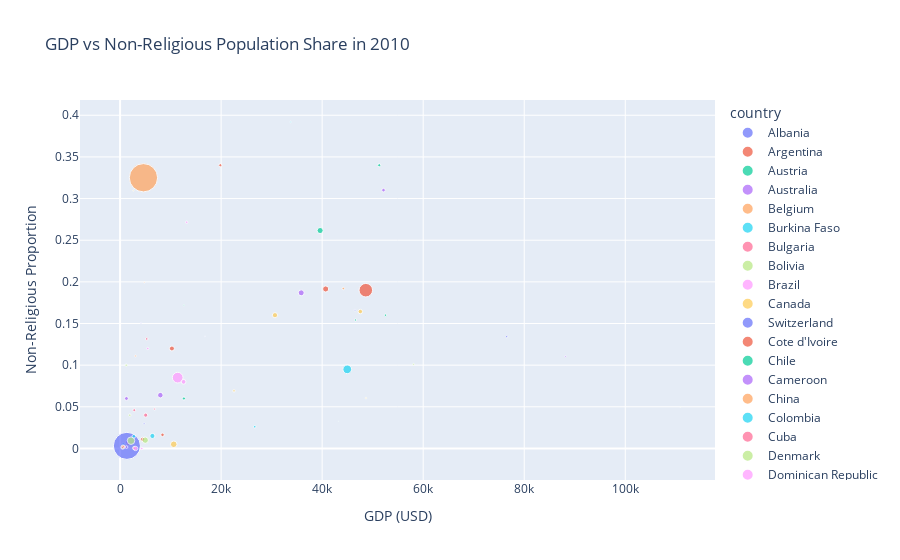

Notebook code cell kept with this figure:
### Code cell
# Plot 4: Scatter Plot of GDP vs Non-Religious Population in 2010 (unchanged)
df_2010 = df[df['year'] == 2010][['country', 'gdp', 'nonrelig', 'population']]
fig4 = px.scatter(
    df_2010,
    x='gdp',
    y='nonrelig',
    color='country',
    size='population',
    title='GDP vs Non-Religious Population Share in 2010',
    labels={'gdp': 'GDP (USD)', 'nonrelig': 'Non-Religious Proportion'},
    hover_data=['country', 'population']
)
fig4.update_layout(xaxis_title='GDP (USD)', yaxis_title='Non-Religious Proportion')

### Figure 1 — Plotly figure (JSON) as saved in the notebook; plotly's stock layout.template omitted (floating-point values rounded to 4 significant figures)
{"data": [{"customdata": [["Albania", 2945427]], "hovertemplate": "country=%{customdata[0]}<br>GDP (USD)=%{x}<br>Non-Religious Proportion=%{y}<br>population=%{customdata[1]}<extra></extra>", "legendgroup": "Albania", "marker": {"color": "#636efa", "size": [2945427], "sizemode": "area", "sizeref": 3368000.0, "symbol": "circle"}, "mode": "markers", "name": "Albania", "orientation": "v", "showlegend": true, "type": "scatter", "x": [4149.0], "xaxis": "x", "y": [0.1507], "yaxis": "y"}, {"customdata": [["Argentina", 41070538]], "hovertemplate": "country=%{customdata[0]}<br>GDP (USD)=%{x}<br>Non-Religious Proportion=%{y}<br>population=%{customdata[1]}<extra></extra>", "legendgroup": "Argentina", "marker": {"color": "#EF553B", "size": [41070538], "sizemode": "area", "sizeref": 3368000.0, "symbol": "circle"}, "mode": "markers", "name": "Argentina", "orientation": "v", "showlegend": true, "type": "scatter", "x": [10260.0], "xaxis": "x", "y": [0.12], "yaxis": "y"}, {"customdata": [["Austria", 8353362]], "hovertemplate": "country=%{customdata[0]}<br>GDP (USD)=%{x}<br>Non-Religious Proportion=%{y}<br>population=%{customdata[1]}<extra></extra>", "legendgroup": "Austria", "marker": {"color": "#00cc96", "size": [8353362], "sizemode": "area", "sizeref": 3368000.0, "symbol": "circle"}, "mode": "markers", "name": "Austria", "orientation": "v", "showlegend": true, "type": "scatter", "x": [46610.0], "xaxis": "x", "y": [0.1542], "yaxis": "y"}, {"customdata": [["Australia", 21979301]], "hovertemplate": "country=%{customdata[0]}<br>GDP (USD)=%{x}<br>Non-Religious Proportion=%{y}<br>population=%{customdata[1]}<extra></extra>", "legendgroup": "Australia", "marker": {"color": "#ab63fa", "size": [21979301], "sizemode": "area", "sizeref": 3368000.0, "symbol": "circle"}, "mode": "markers", "name": "Australia", "orientation": "v", "showlegend": true, "type": "scatter", "x": [52140.0], "xaxis": "x", "y": [0.3101], "yaxis": "y"}, {"customdata": [["Belgium", 10872318]], "hovertemplate": "country=%{customdata[0]}<br>GDP (USD)=%{x}<br>Non-Religious Proportion=%{y}<br>population=%{customdata[1]}<extra></extra>", "legendgroup": "Belgium", "marker": {"color": "#FFA15A", "size": [10872318], "sizemode": "area", "sizeref": 3368000.0, "symbol": "circle"}, "mode": "markers", "name": "Belgium", "orientation": "v", "showlegend": true, "type": "scatter", "x": [44200.0], "xaxis": "x", "y": [0.192], "yaxis": "y"}, {"customdata": [["Burkina Faso", 15939786]], "hovertemplate": "country=%{customdata[0]}<br>GDP (USD)=%{x}<br>Non-Religious Proportion=%{y}<br>population=%{customdata[1]}<extra></extra>", "legendgroup": "Burkina Faso", "marker": {"color": "#19d3f3", "size": [15939786], "sizemode": "area", "sizeref": 3368000.0, "symbol": "circle"}, "mode": "markers", "name": "Burkina Faso", "orientation": "v", "showlegend": true, "type": "scatter", "x": [625.0], "xaxis": "x", "y": [0.005017], "yaxis": "y"}, {"customdata": [["Bulgaria", 7465187]], "hovertemplate": "country=%{customdata[0]}<br>GDP (USD)=%{x}<br>Non-Religious Proportion=%{y}<br>population=%{customdata[1]}<extra></extra>", "legendgroup": "Bulgaria", "marker": {"color": "#FF6692", "size": [7465187], "sizemode": "area", "sizeref": 3368000.0, "symbol": "circle"}, "mode": "markers", "name": "Bulgaria", "orientation": "v", "showlegend": true, "type": "scatter", "x": [6854.0], "xaxis": "x", "y": [0.04728], "yaxis": "y"}, {"customdata": [["Bolivia", 10099120]], "hovertemplate": "country=%{customdata[0]}<br>GDP (USD)=%{x}<br>Non-Religious Proportion=%{y}<br>population=%{customdata[1]}<extra></extra>", "legendgroup": "Bolivia", "marker": {"color": "#B6E880", "size": [10099120], "sizemode": "area", "sizeref": 3368000.0, "symbol": "circle"}, "mode": "markers", "name": "Bolivia", "orientation": "v", "showlegend": true, "type": "scatter", "x": [1930.0], "xaxis": "x", "y": [0.04], "yaxis": "y"}, {"customdata": [["Brazil", 192909069]], "hovertemplate": "country=%{customdata[0]}<br>GDP (USD)=%{x}<br>Non-Religious Proportion=%{y}<br>population=%{customdata[1]}<extra></extra>", "legendgroup": "Brazil", "marker": {"color": "#FF97FF", "size": [192909069], "sizemode": "area", "sizeref": 3368000.0, "symbol": "circle"}, "mode": "markers", "name": "Brazil", "orientation": "v", "showlegend": true, "type": "scatter", "x": [11400.0], "xaxis": "x", "y": [0.085], "yaxis": "y"}, {"customdata": [["Canada", 34017435]], "hovertemplate": "country=%{customdata[0]}<br>GDP (USD)=%{x}<br>Non-Religious Proportion=%{y}<br>population=%{customdata[1]}<extra></extra>", "legendgroup": "Canada", "marker": {"color": "#FECB52", "size": [34017435], "sizemode": "area", "sizeref": 3368000.0, "symbol": "circle"}, "mode": "markers", "name": "Canada", "orientation": "v", "showlegend": true, "type": "scatter", "x": [47560.0], "xaxis": "x", "y": [0.1643], "yaxis": "y"}, {"customdata": [["Switzerland", 7779430]], "hovertemplate": "country=%{customdata[0]}<br>GDP (USD)=%{x}<br>Non-Religious Proportion=%{y}<br>population=%{customdata[1]}<extra></extra>", "legendgroup": "Switzerland", "marker": {"color": "#636efa", "size": [7779430], "sizemode": "area", "sizeref": 3368000.0, "symbol": "circle"}, "mode": "markers", "name": "Switzerland", "orientation": "v", "showlegend": true, "type": "scatter", "x": [76530.0], "xaxis": "x", "y": [0.1342], "yaxis": "y"}, {"customdata": [["Cote d'Ivoire", 22241144]], "hovertemplate": "country=%{customdata[0]}<br>GDP (USD)=%{x}<br>Non-Religious Proportion=%{y}<br>population=%{customdata[1]}<extra></extra>", "legendgroup": "Cote d'Ivoire", "marker": {"color": "#EF553B", "size": [22241144], "sizemode": "area", "sizeref": 3368000.0, "symbol": "circle"}, "mode": "markers", "name": "Cote d'Ivoire", "orientation": "v", "showlegend": true, "type": "scatter", "x": [1554.0], "xaxis": "x", "y": [0.005791], "yaxis": "y"}, {"customdata": [["Chile", 17095677]], "hovertemplate": "country=%{customdata[0]}<br>GDP (USD)=%{x}<br>Non-Religious Proportion=%{y}<br>population=%{customdata[1]}<extra></extra>", "legendgroup": "Chile", "marker": {"color": "#00cc96", "size": [17095677], "sizemode": "area", "sizeref": 3368000.0, "symbol": "circle"}, "mode": "markers", "name": "Chile", "orientation": "v", "showlegend": true, "type": "scatter", "x": [12630.0], "xaxis": "x", "y": [0.06], "yaxis": "y"}, {"customdata": [["Cameroon", 19387794]], "hovertemplate": "country=%{customdata[0]}<br>GDP (USD)=%{x}<br>Non-Religious Proportion=%{y}<br>population=%{customdata[1]}<extra></extra>", "legendgroup": "Cameroon", "marker": {"color": "#ab63fa", "size": [19387794], "sizemode": "area", "sizeref": 3368000.0, "symbol": "circle"}, "mode": "markers", "name": "Cameroon", "orientation": "v", "showlegend": true, "type": "scatter", "x": [1399.0], "xaxis": "x", "y": [0.00728], "yaxis": "y"}, {"customdata": [["China", 1347091795]], "hovertemplate": "country=%{customdata[0]}<br>GDP (USD)=%{x}<br>Non-Religious Proportion=%{y}<br>population=%{customdata[1]}<extra></extra>", "legendgroup": "China", "marker": {"color": "#FFA15A", "size": [1347091795], "sizemode": "area", "sizeref": 3368000.0, "symbol": "circle"}, "mode": "markers", "name": "China", "orientation": "v", "showlegend": true, "type": "scatter", "x": [4629.0], "xaxis": "x", "y": [0.325], "yaxis": "y"}, {"customdata": [["Colombia", 44527597]], "hovertemplate": "country=%{customdata[0]}<br>GDP (USD)=%{x}<br>Non-Religious Proportion=%{y}<br>population=%{customdata[1]}<extra></extra>", "legendgroup": "Colombia", "marker": {"color": "#19d3f3", "size": [44527597], "sizemode": "area", "sizeref": 3368000.0, "symbol": "circle"}, "mode": "markers", "name": "Colombia", "orientation": "v", "showlegend": true, "type": "scatter", "x": [6398.0], "xaxis": "x", "y": [0.015], "yaxis": "y"}, {"customdata": [["Cuba", 11295965]], "hovertemplate": "country=%{customdata[0]}<br>GDP (USD)=%{x}<br>Non-Religious Proportion=%{y}<br>population=%{customdata[1]}<extra></extra>", "legendgroup": "Cuba", "marker": {"color": "#FF6692", "size": [11295965], "sizemode": "area", "sizeref": 3368000.0, "symbol": "circle"}, "mode": "markers", "name": "Cuba", "orientation": "v", "showlegend": true, "type": "scatter", "x": [5272.0], "xaxis": "x", "y": [0.1315], "yaxis": "y"}, {"customdata": [["Denmark", 5534803]], "hovertemplate": "country=%{customdata[0]}<br>GDP (USD)=%{x}<br>Non-Religious Proportion=%{y}<br>population=%{customdata[1]}<extra></extra>", "legendgroup": "Denmark", "marker": {"color": "#B6E880", "size": [5534803], "sizemode": "area", "sizeref": 3368000.0, "symbol": "circle"}, "mode": "markers", "name": "Denmark", "orientation": "v", "showlegend": true, "type": "scatter", "x": [58100.0], "xaxis": "x", "y": [0.1011], "yaxis": "y"}, {"customdata": [["Dominican Republic", 9757427]], "hovertemplate": "country=%{customdata[0]}<br>GDP (USD)=%{x}<br>Non-Religious Proportion=%{y}<br>population=%{customdata[1]}<extra></extra>", "legendgroup": "Dominican Republic", "marker": {"color": "#FF97FF", "size": [9757427], "sizemode": "area", "sizeref": 3368000.0, "symbol": "circle"}, "mode": "markers", "name": "Dominican Republic", "orientation": "v", "showlegend": true, "type": "scatter", "x": [5479.0], "xaxis": "x", "y": [0.12], "yaxis": "y"}, {"customdata": [["Spain", 46754555]], "hovertemplate": "country=%{customdata[0]}<br>GDP (USD)=%{x}<br>Non-Religious Proportion=%{y}<br>population=%{customdata[1]}<extra></extra>", "legendgroup": "Spain", "marker": {"color": "#FECB52", "size": [46754555], "sizemode": "area", "sizeref": 3368000.0, "symbol": "circle"}, "mode": "markers", "name": "Spain", "orientation": "v", "showlegend": true, "type": "scatter", "x": [30660.0], "xaxis": "x", "y": [0.16], "yaxis": "y"}, {"customdata": [["Finland", 5351435]], "hovertemplate": "country=%{customdata[0]}<br>GDP (USD)=%{x}<br>Non-Religious Proportion=%{y}<br>population=%{customdata[1]}<extra></extra>", "legendgroup": "Finland", "marker": {"color": "#636efa", "size": [5351435], "sizemode": "area", "sizeref": 3368000.0, "symbol": "circle"}, "mode": "markers", "name": "Finland", "orientation": "v", "showlegend": true, "type": "scatter", "x": [46510.0], "xaxis": "x", "y": [0.166], "yaxis": "y"}, {"customdata": [["France", 63262065]], "hovertemplate": "country=%{customdata[0]}<br>GDP (USD)=%{x}<br>Non-Religious Proportion=%{y}<br>population=%{customdata[1]}<extra></extra>", "legendgroup": "France", "marker": {"color": "#EF553B", "size": [63262065], "sizemode": "area", "sizeref": 3368000.0, "symbol": "circle"}, "mode": "markers", "name": "France", "orientation": "v", "showlegend": true, "type": "scatter", "x": [40690.0], "xaxis": "x", "y": [0.1915], "yaxis": "y"}, {"customdata": [["United Kingdom", 62746896]], "hovertemplate": "country=%{customdata[0]}<br>GDP (USD)=%{x}<br>Non-Religious Proportion=%{y}<br>population=%{customdata[1]}<extra></extra>", "legendgroup": "United Kingdom", "marker": {"color": "#00cc96", "size": [62746896], "sizemode": "area", "sizeref": 3368000.0, "symbol": "circle"}, "mode": "markers", "name": "United Kingdom", "orientation": "v", "showlegend": true, "type": "scatter", "x": [39600.0], "xaxis": "x", "y": [0.2616], "yaxis": "y"}, {"customdata": [["Ghana", 25170290]], "hovertemplate": "country=%{customdata[0]}<br>GDP (USD)=%{x}<br>Non-Religious Proportion=%{y}<br>population=%{customdata[1]}<extra></extra>", "legendgroup": "Ghana", "marker": {"color": "#ab63fa", "size": [25170290], "sizemode": "area", "sizeref": 3368000.0, "symbol": "circle"}, "mode": "markers", "name": "Ghana", "orientation": "v", "showlegend": true, "type": "scatter", "x": [1264.0], "xaxis": "x", "y": [0.06], "yaxis": "y"}, {"customdata": [["Guinea", 10267492]], "hovertemplate": "country=%{customdata[0]}<br>GDP (USD)=%{x}<br>Non-Religious Proportion=%{y}<br>population=%{customdata[1]}<extra></extra>", "legendgroup": "Guinea", "marker": {"color": "#FFA15A", "size": [10267492], "sizemode": "area", "sizeref": 3368000.0, "symbol": "circle"}, "mode": "markers", "name": "Guinea", "orientation": "v", "showlegend": true, "type": "scatter", "x": [659.2], "xaxis": "x", "y": [0.001881], "yaxis": "y"}, {"customdata": [["Greece", 11121452]], "hovertemplate": "country=%{customdata[0]}<br>GDP (USD)=%{x}<br>Non-Religious Proportion=%{y}<br>population=%{customdata[1]}<extra></extra>", "legendgroup": "Greece", "marker": {"color": "#19d3f3", "size": [11121452], "sizemode": "area", "sizeref": 3368000.0, "symbol": "circle"}, "mode": "markers", "name": "Greece", "orientation": "v", "showlegend": true, "type": "scatter", "x": [26650.0], "xaxis": "x", "y": [0.02606], "yaxis": "y"}, {"customdata": [["Guatemala", 14355748]], "hovertemplate": "country=%{customdata[0]}<br>GDP (USD)=%{x}<br>Non-Religious Proportion=%{y}<br>population=%{customdata[1]}<extra></extra>", "legendgroup": "Guatemala", "marker": {"color": "#FF6692", "size": [14355748], "sizemode": "area", "sizeref": 3368000.0, "symbol": "circle"}, "mode": "markers", "name": "Guatemala", "orientation": "v", "showlegend": true, "type": "scatter", "x": [2805.0], "xaxis": "x", "y": [0.04594], "yaxis": "y"}, {"customdata": [["Haiti", 9769523]], "hovertemplate": "country=%{customdata[0]}<br>GDP (USD)=%{x}<br>Non-Religious Proportion=%{y}<br>population=%{customdata[1]}<extra></extra>", "legendgroup": "Haiti", "marker": {"color": "#B6E880", "size": [9769523], "sizemode": "area", "sizeref": 3368000.0, "symbol": "circle"}, "mode": "markers", "name": "Haiti", "orientation": "v", "showlegend": true, "type": "scatter", "x": [1210.0], "xaxis": "x", "y": [0.1], "yaxis": "y"}, {"customdata": [["Hungary", 9993288]], "hovertemplate": "country=%{customdata[0]}<br>GDP (USD)=%{x}<br>Non-Religious Proportion=%{y}<br>population=%{customdata[1]}<extra></extra>", "legendgroup": "Hungary", "marker": {"color": "#FF97FF", "size": [9993288], "sizemode": "area", "sizeref": 3368000.0, "symbol": "circle"}, "mode": "markers", "name": "Hungary", "orientation": "v", "showlegend": true, "type": "scatter", "x": [13190.0], "xaxis": "x", "y": [0.2716], "yaxis": "y"}, {"customdata": [["Ireland", 4548521]], "hovertemplate": "country=%{customdata[0]}<br>GDP (USD)=%{x}<br>Non-Religious Proportion=%{y}<br>population=%{customdata[1]}<extra></extra>", "legendgroup": "Ireland", "marker": {"color": "#FECB52", "size": [4548521], "sizemode": "area", "sizeref": 3368000.0, "symbol": "circle"}, "mode": "markers", "name": "Ireland", "orientation": "v", "showlegend": true, "type": "scatter", "x": [48680.0], "xaxis": "x", "y": [0.06046], "yaxis": "y"}, {"customdata": [["India", 1234510963]], "hovertemplate": "country=%{customdata[0]}<br>GDP (USD)=%{x}<br>Non-Religious Proportion=%{y}<br>population=%{customdata[1]}<extra></extra>", "legendgroup": "India", "marker": {"color": "#636efa", "size": [1234510963], "sizemode": "area", "sizeref": 3368000.0, "symbol": "circle"}, "mode": "markers", "name": "India", "orientation": "v", "showlegend": true, "type": "scatter", "x": [1348.0], "xaxis": "x", "y": [0.003111], "yaxis": "y"}, {"customdata": [["Iraq", 30545791]], "hovertemplate": "country=%{customdata[0]}<br>GDP (USD)=%{x}<br>Non-Religious Proportion=%{y}<br>population=%{customdata[1]}<extra></extra>", "legendgroup": "Iraq", "marker": {"color": "#EF553B", "size": [30545791], "sizemode": "area", "sizeref": 3368000.0, "symbol": "circle"}, "mode": "markers", "name": "Iraq", "orientation": "v", "showlegend": true, "type": "scatter", "x": [4462.0], "xaxis": "x", "y": [0.01101], "yaxis": "y"}, {"customdata": [["Iceland", 317744]], "hovertemplate": "country=%{customdata[0]}<br>GDP (USD)=%{x}<br>Non-Religious Proportion=%{y}<br>population=%{customdata[1]}<extra></extra>", "legendgroup": "Iceland", "marker": {"color": "#00cc96", "size": [317744], "sizemode": "area", "sizeref": 3368000.0, "symbol": "circle"}, "mode": "markers", "name": "Iceland", "orientation": "v", "showlegend": true, "type": "scatter", "x": [43240.0], "xaxis": "x", "y": [0.03254], "yaxis": "y"}, {"customdata": [["Italy", 60037277]], "hovertemplate": "country=%{customdata[0]}<br>GDP (USD)=%{x}<br>Non-Religious Proportion=%{y}<br>population=%{customdata[1]}<extra></extra>", "legendgroup": "Italy", "marker": {"color": "#ab63fa", "size": [60037277], "sizemode": "area", "sizeref": 3368000.0, "symbol": "circle"}, "mode": "markers", "name": "Italy", "orientation": "v", "showlegend": true, "type": "scatter", "x": [35860.0], "xaxis": "x", "y": [0.1868], "yaxis": "y"}, {"customdata": [["Jamaica", 2742673]], "hovertemplate": "country=%{customdata[0]}<br>GDP (USD)=%{x}<br>Non-Religious Proportion=%{y}<br>population=%{customdata[1]}<extra></extra>", "legendgroup": "Jamaica", "marker": {"color": "#FFA15A", "size": [2742673], "sizemode": "area", "sizeref": 3368000.0, "symbol": "circle"}, "mode": "markers", "name": "Jamaica", "orientation": "v", "showlegend": true, "type": "scatter", "x": [4810.0], "xaxis": "x", "y": [0.1994], "yaxis": "y"}, {"customdata": [["Japan", 128201820]], "hovertemplate": "country=%{customdata[0]}<br>GDP (USD)=%{x}<br>Non-Religious Proportion=%{y}<br>population=%{customdata[1]}<extra></extra>", "legendgroup": "Japan", "marker": {"color": "#19d3f3", "size": [128201820], "sizemode": "area", "sizeref": 3368000.0, "symbol": "circle"}, "mode": "markers", "name": "Japan", "orientation": "v", "showlegend": true, "type": "scatter", "x": [44970.0], "xaxis": "x", "y": [0.095], "yaxis": "y"}, {"customdata": [["Sri Lanka", 20815950]], "hovertemplate": "country=%{customdata[0]}<br>GDP (USD)=%{x}<br>Non-Religious Proportion=%{y}<br>population=%{customdata[1]}<extra></extra>", "legendgroup": "Sri Lanka", "marker": {"color": "#FF6692", "size": [20815950], "sizemode": "area", "sizeref": 3368000.0, "symbol": "circle"}, "mode": "markers", "name": "Sri Lanka", "orientation": "v", "showlegend": true, "type": "scatter", "x": [2808.0], "xaxis": "x", "y": [0.0004605], "yaxis": "y"}, {"customdata": [["Luxembourg", 502502]], "hovertemplate": "country=%{customdata[0]}<br>GDP (USD)=%{x}<br>Non-Religious Proportion=%{y}<br>population=%{customdata[1]}<extra></extra>", "legendgroup": "Luxembourg", "marker": {"color": "#B6E880", "size": [502502], "sizemode": "area", "sizeref": 3368000.0, "symbol": "circle"}, "mode": "markers", "name": "Luxembourg", "orientation": "v", "showlegend": true, "type": "scatter", "x": [110900.0], "xaxis": "x", "y": [0.04962], "yaxis": "y"}, {"customdata": [["Morocco", 32244368]], "hovertemplate": "country=%{customdata[0]}<br>GDP (USD)=%{x}<br>Non-Religious Proportion=%{y}<br>population=%{customdata[1]}<extra></extra>", "legendgroup": "Morocco", "marker": {"color": "#FF97FF", "size": [32244368], "sizemode": "area", "sizeref": 3368000.0, "symbol": "circle"}, "mode": "markers", "name": "Morocco", "orientation": "v", "showlegend": true, "type": "scatter", "x": [3068.0], "xaxis": "x", "y": [0.0], "yaxis": "y"}, {"customdata": [["Mongolia", 2682025]], "hovertemplate": "country=%{customdata[0]}<br>GDP (USD)=%{x}<br>Non-Religious Proportion=%{y}<br>population=%{customdata[1]}<extra></extra>", "legendgroup": "Mongolia", "marker": {"color": "#FECB52", "size": [2682025], "sizemode": "area", "sizeref": 3368000.0, "symbol": "circle"}, "mode": "markers", "name": "Mongolia", "orientation": "v", "showlegend": true, "type": "scatter", "x": [2625.0], "xaxis": "x", "y": [0.3095], "yaxis": "y"}, {"customdata": [["Niger", 16240502]], "hovertemplate": "country=%{customdata[0]}<br>GDP (USD)=%{x}<br>Non-Religious Proportion=%{y}<br>population=%{customdata[1]}<extra></extra>", "legendgroup": "Niger", "marker": {"color": "#636efa", "size": [16240502], "sizemode": "area", "sizeref": 3368000.0, "symbol": "circle"}, "mode": "markers", "name": "Niger", "orientation": "v", "showlegend": true, "type": "scatter", "x": [474.4], "xaxis": "x", "y": [0.001014], "yaxis": "y"}, {"customdata": [["Curacao", 16729801]], "hovertemplate": "country=%{customdata[0]}<br>GDP (USD)=%{x}<br>Non-Religious Proportion=%{y}<br>population=%{customdata[1]}<extra></extra>", "legendgroup": "Curacao", "marker": {"color": "#EF553B", "size": [16729801], "sizemode": "area", "sizeref": 3368000.0, "symbol": "circle"}, "mode": "markers", "name": "Curacao", "orientation": "v", "showlegend": true, "type": "scatter", "x": [19850.0], "xaxis": "x", "y": [0.34], "yaxis": "y"}, {"customdata": [["Netherlands", 16729801]], "hovertemplate": "country=%{customdata[0]}<br>GDP (USD)=%{x}<br>Non-Religious Proportion=%{y}<br>population=%{customdata[1]}<extra></extra>", "legendgroup": "Netherlands", "marker": {"color": "#00cc96", "size": [16729801], "sizemode": "area", "sizeref": 3368000.0, "symbol": "circle"}, "mode": "markers", "name": "Netherlands", "orientation": "v", "showlegend": true, "type": "scatter", "x": [51310.0], "xaxis": "x", "y": [0.34], "yaxis": "y"}, {"customdata": [["Norway", 4858121]], "hovertemplate": "country=%{customdata[0]}<br>GDP (USD)=%{x}<br>Non-Religious Proportion=%{y}<br>population=%{customdata[1]}<extra></extra>", "legendgroup": "Norway", "marker": {"color": "#ab63fa", "size": [4858121], "sizemode": "area", "sizeref": 3368000.0, "symbol": "circle"}, "mode": "markers", "name": "Norway", "orientation": "v", "showlegend": true, "type": "scatter", "x": [88160.0], "xaxis": "x", "y": [0.1105], "yaxis": "y"}, {"customdata": [["Nepal", 27260617]], "hovertemplate": "country=%{customdata[0]}<br>GDP (USD)=%{x}<br>Non-Religious Proportion=%{y}<br>population=%{customdata[1]}<extra></extra>", "legendgroup": "Nepal", "marker": {"color": "#FFA15A", "size": [27260617], "sizemode": "area", "sizeref": 3368000.0, "symbol": "circle"}, "mode": "markers", "name": "Nepal", "orientation": "v", "showlegend": true, "type": "scatter", "x": [585.3], "xaxis": "x", "y": [0.001887], "yaxis": "y"}, {"customdata": [["New Zealand", 4327134]], "hovertemplate": "country=%{customdata[0]}<br>GDP (USD)=%{x}<br>Non-Religious Proportion=%{y}<br>population=%{customdata[1]}<extra></extra>", "legendgroup": "New Zealand", "marker": {"color": "#19d3f3", "size": [4327134], "sizemode": "area", "sizeref": 3368000.0, "symbol": "circle"}, "mode": "markers", "name": "New Zealand", "orientation": "v", "showlegend": true, "type": "scatter", "x": [33760.0], "xaxis": "x", "y": [0.3919], "yaxis": "y"}, {"customdata": [["Peru", 28985416]], "hovertemplate": "country=%{customdata[0]}<br>GDP (USD)=%{x}<br>Non-Religious Proportion=%{y}<br>population=%{customdata[1]}<extra></extra>", "legendgroup": "Peru", "marker": {"color": "#FF6692", "size": [28985416], "sizemode": "area", "sizeref": 3368000.0, "symbol": "circle"}, "mode": "markers", "name": "Peru", "orientation": "v", "showlegend": true, "type": "scatter", "x": [5072.0], "xaxis": "x", "y": [0.04], "yaxis": "y"}, {"customdata": [["Philippines", 95314862]], "hovertemplate": "country=%{customdata[0]}<br>GDP (USD)=%{x}<br>Non-Religious Proportion=%{y}<br>population=%{customdata[1]}<extra></extra>", "legendgroup": "Philippines", "marker": {"color": "#B6E880", "size": [95314862], "sizemode": "area", "sizeref": 3368000.0, "symbol": "circle"}, "mode": "markers", "name": "Philippines", "orientation": "v", "showlegend": true, "type": "scatter", "x": [2163.0], "xaxis": "x", "y": [0.009325], "yaxis": "y"}, {"customdata": [["Poland", 38014161]], "hovertemplate": "country=%{customdata[0]}<br>GDP (USD)=%{x}<br>Non-Religious Proportion=%{y}<br>population=%{customdata[1]}<extra></extra>", "legendgroup": "Poland", "marker": {"color": "#FF97FF", "size": [38014161], "sizemode": "area", "sizeref": 3368000.0, "symbol": "circle"}, "mode": "markers", "name": "Poland", "orientation": "v", "showlegend": true, "type": "scatter", "x": [12570.0], "xaxis": "x", "y": [0.08], "yaxis": "y"}, {"customdata": [["Portugal", 10582566]], "hovertemplate": "country=%{customdata[0]}<br>GDP (USD)=%{x}<br>Non-Religious Proportion=%{y}<br>population=%{customdata[1]}<extra></extra>", "legendgroup": "Portugal", "marker": {"color": "#FECB52", "size": [10582566], "sizemode": "area", "sizeref": 3368000.0, "symbol": "circle"}, "mode": "markers", "name": "Portugal", "orientation": "v", "showlegend": true, "type": "scatter", "x": [22550.0], "xaxis": "x", "y": [0.06915], "yaxis": "y"}, {"customdata": [["Paraguay", 5701328]], "hovertemplate": "country=%{customdata[0]}<br>GDP (USD)=%{x}<br>Non-Religious Proportion=%{y}<br>population=%{customdata[1]}<extra></extra>", "legendgroup": "Paraguay", "marker": {"color": "#636efa", "size": [5701328], "sizemode": "area", "sizeref": 3368000.0, "symbol": "circle"}, "mode": "markers", "name": "Paraguay", "orientation": "v", "showlegend": true, "type": "scatter", "x": [4751.0], "xaxis": "x", "y": [0.03], "yaxis": "y"}, {"customdata": [["Romania", 20507498]], "hovertemplate": "country=%{customdata[0]}<br>GDP (USD)=%{x}<br>Non-Religious Proportion=%{y}<br>population=%{customdata[1]}<extra></extra>", "legendgroup": "Romania", "marker": {"color": "#EF553B", "size": [20507498], "sizemode": "area", "sizeref": 3368000.0, "symbol": "circle"}, "mode": "markers", "name": "Romania", "orientation": "v", "showlegend": true, "type": "scatter", "x": [8400.0], "xaxis": "x", "y": [0.01633], "yaxis": "y"}, {"customdata": [["Sweden", 9340855]], "hovertemplate": "country=%{customdata[0]}<br>GDP (USD)=%{x}<br>Non-Religious Proportion=%{y}<br>population=%{customdata[1]}<extra></extra>", "legendgroup": "Sweden", "marker": {"color": "#00cc96", "size": [9340855], "sizemode": "area", "sizeref": 3368000.0, "symbol": "circle"}, "mode": "markers", "name": "Sweden", "orientation": "v", "showlegend": true, "type": "scatter", "x": [52540.0], "xaxis": "x", "y": [0.16], "yaxis": "y"}, {"customdata": [["Senegal", 12483896]], "hovertemplate": "country=%{customdata[0]}<br>GDP (USD)=%{x}<br>Non-Religious Proportion=%{y}<br>population=%{customdata[1]}<extra></extra>", "legendgroup": "Senegal", "marker": {"color": "#ab63fa", "size": [12483896], "sizemode": "area", "sizeref": 3368000.0, "symbol": "circle"}, "mode": "markers", "name": "Senegal", "orientation": "v", "showlegend": true, "type": "scatter", "x": [1276.0], "xaxis": "x", "y": [0.001667], "yaxis": "y"}, {"customdata": [["El Salvador", 6057745]], "hovertemplate": "country=%{customdata[0]}<br>GDP (USD)=%{x}<br>Non-Religious Proportion=%{y}<br>population=%{customdata[1]}<extra></extra>", "legendgroup": "El Salvador", "marker": {"color": "#FFA15A", "size": [6057745], "sizemode": "area", "sizeref": 3368000.0, "symbol": "circle"}, "mode": "markers", "name": "El Salvador", "orientation": "v", "showlegend": true, "type": "scatter", "x": [3040.0], "xaxis": "x", "y": [0.111], "yaxis": "y"}, {"customdata": [["Syrian Arab Republic", 22230276]], "hovertemplate": "country=%{customdata[0]}<br>GDP (USD)=%{x}<br>Non-Religious Proportion=%{y}<br>population=%{customdata[1]}<extra></extra>", "legendgroup": "Syrian Arab Republic", "marker": {"color": "#19d3f3", "size": [22230276], "sizemode": "area", "sizeref": 3368000.0, "symbol": "circle"}, "mode": "markers", "name": "Syrian Arab Republic", "orientation": "v", "showlegend": true, "type": "scatter", "x": [2731.0], "xaxis": "x", "y": [0.01461], "yaxis": "y"}, {"customdata": [["Togo", 6640927]], "hovertemplate": "country=%{customdata[0]}<br>GDP (USD)=%{x}<br>Non-Religious Proportion=%{y}<br>population=%{customdata[1]}<extra></extra>", "legendgroup": "Togo", "marker": {"color": "#FF6692", "size": [6640927], "sizemode": "area", "sizeref": 3368000.0, "symbol": "circle"}, "mode": "markers", "name": "Togo", "orientation": "v", "showlegend": true, "type": "scatter", "x": [705.0], "xaxis": "x", "y": [0.002465], "yaxis": "y"}, {"customdata": [["Thailand", 68367811]], "hovertemplate": "country=%{customdata[0]}<br>GDP (USD)=%{x}<br>Non-Religious Proportion=%{y}<br>population=%{customdata[1]}<extra></extra>", "legendgroup": "Thailand", "marker": {"color": "#B6E880", "size": [68367811], "sizemode": "area", "sizeref": 3368000.0, "symbol": "circle"}, "mode": "markers", "name": "Thailand", "orientation": "v", "showlegend": true, "type": "scatter", "x": [4974.0], "xaxis": "x", "y": [0.01], "yaxis": "y"}, {"customdata": [["Tunisia", 10706660]], "hovertemplate": "country=%{customdata[0]}<br>GDP (USD)=%{x}<br>Non-Religious Proportion=%{y}<br>population=%{customdata[1]}<extra></extra>", "legendgroup": "Tunisia", "marker": {"color": "#FF97FF", "size": [10706660], "sizemode": "area", "sizeref": 3368000.0, "symbol": "circle"}, "mode": "markers", "name": "Tunisia", "orientation": "v", "showlegend": true, "type": "scatter", "x": [4292.0], "xaxis": "x", "y": [0.0], "yaxis": "y"}, {"customdata": [["Turkiye", 72907264]], "hovertemplate": "country=%{customdata[0]}<br>GDP (USD)=%{x}<br>Non-Religious Proportion=%{y}<br>population=%{customdata[1]}<extra></extra>", "legendgroup": "Turkiye", "marker": {"color": "#FECB52", "size": [72907264], "sizemode": "area", "sizeref": 3368000.0, "symbol": "circle"}, "mode": "markers", "name": "Turkiye", "orientation": "v", "showlegend": true, "type": "scatter", "x": [10620.0], "xaxis": "x", "y": [0.005], "yaxis": "y"}, {"customdata": [["Trinidad and Tobago", 1382665]], "hovertemplate": "country=%{customdata[0]}<br>GDP (USD)=%{x}<br>Non-Religious Proportion=%{y}<br>population=%{customdata[1]}<extra></extra>", "legendgroup": "Trinidad and Tobago", "marker": {"color": "#636efa", "size": [1382665], "sizemode": "area", "sizeref": 3368000.0, "symbol": "circle"}, "mode": "markers", "name": "Trinidad and Tobago", "orientation": "v", "showlegend": true, "type": "scatter", "x": [16820.0], "xaxis": "x", "y": [0.1346], "yaxis": "y"}, {"customdata": [["United States", 309527200]], "hovertemplate": "country=%{customdata[0]}<br>GDP (USD)=%{x}<br>Non-Religious Proportion=%{y}<br>population=%{customdata[1]}<extra></extra>", "legendgroup": "United States", "marker": {"color": "#EF553B", "size": [309527200], "sizemode": "area", "sizeref": 3368000.0, "symbol": "circle"}, "mode": "markers", "name": "United States", "orientation": "v", "showlegend": true, "type": "scatter", "x": [48640.0], "xaxis": "x", "y": [0.19], "yaxis": "y"}, {"customdata": [["Uruguay", 3314313]], "hovertemplate": "country=%{customdata[0]}<br>GDP (USD)=%{x}<br>Non-Religious Proportion=%{y}<br>population=%{customdata[1]}<extra></extra>", "legendgroup": "Uruguay", "marker": {"color": "#00cc96", "size": [3314313], "sizemode": "area", "sizeref": 3368000.0, "symbol": "circle"}, "mode": "markers", "name": "Uruguay", "orientation": "v", "showlegend": true, "type": "scatter", "x": [12640.0], "xaxis": "x", "y": [0.172], "yaxis": "y"}, {"customdata": [["South Africa", 52026347]], "hovertemplate": "country=%{customdata[0]}<br>GDP (USD)=%{x}<br>Non-Religious Proportion=%{y}<br>population=%{customdata[1]}<extra></extra>", "legendgroup": "South Africa", "marker": {"color": "#ab63fa", "size": [52026347], "sizemode": "area", "sizeref": 3368000.0, "symbol": "circle"}, "mode": "markers", "name": "South Africa", "orientation": "v", "showlegend": true, "type": "scatter", "x": [7973.0], "xaxis": "x", "y": [0.06397], "yaxis": "y"}], "layout": {"legend": {"itemsizing": "constant", "title": {"text": "country"}, "tracegroupgap": 0}, "title": {"text": "GDP vs Non-Religious Population Share in 2010"}, "xaxis": {"anchor": "y", "domain": [0, 1], "title": {"text": "GDP (USD)"}}, "yaxis": {"anchor": "x", "domain": [0, 1], "title": {"text": "Non-Religious Proportion"}}}}
